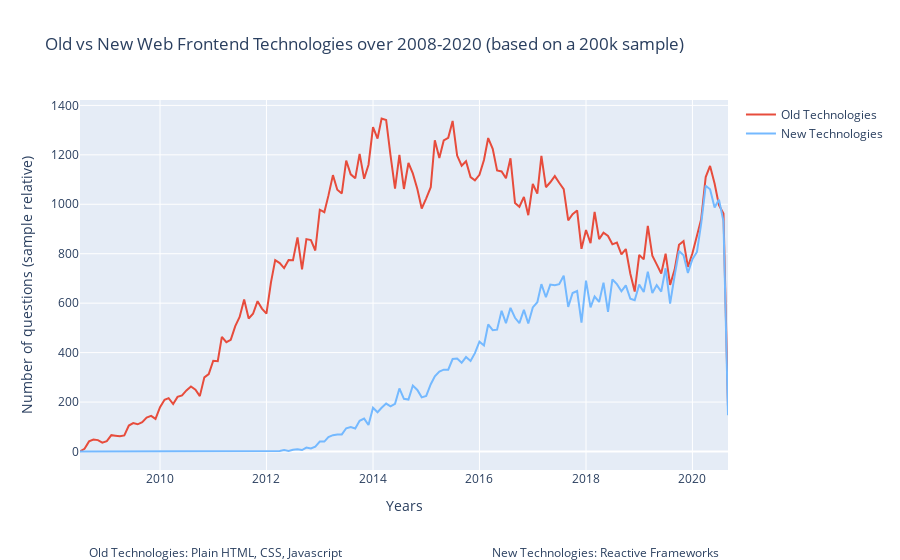

Notebook code for this chart:
### Code cell
####### 2 FRONTEND - plot ##########

layout = go.Layout(xaxis_title='x', 
                   yaxis_title='y',
                    margin_b=90, #increase the bottom margin to have space for caption
                    annotations = [dict(xref='paper',
                                        yref='paper',
                                        x=0.5, y=-0.25,
                                        showarrow=False,
                                        text ='''Old Technologies: Plain HTML, Javascript
                                                 New Technologies: Reactive Frameworks''' )])

fig = go.Figure(layout = layout)
fig.add_trace(go.Scatter(x=tab_ovn.index, y=tab_ovn.old, mode='lines', name="Old Technologies", 
              line=dict(color='#e74c3c', width=2)))
fig.add_trace(go.Scatter(x=tab_ovn.index, y=tab_ovn.new, mode='lines', name="New Technologies", 
              line=dict(color='#74b9ff', width=2)))

fig.update_layout(title='Old vs New Web Frontend Technologies over 2008-2020 (based on a 1mln sample)',
                   xaxis_title='Years',
                   yaxis_title='Number of questions (sample relative)')


fig.show()

### Figure 1 — Plotly figure (JSON) as saved in the notebook; plotly's stock layout.template omitted (floating-point values rounded to 4 significant figures; data arrays with more than 128 entries replaced by an {"elided": "..."} marker saying what was removed)
{"data": [{"line": {"color": "#e74c3c", "width": 2}, "mode": "lines", "name": "Old Technologies", "type": "scatter", "x": {"elided": "147 str values"}, "y": {"elided": "147 int values"}}, {"line": {"color": "#74b9ff", "width": 2}, "mode": "lines", "name": "New Technologies", "type": "scatter", "x": {"elided": "147 str values"}, "y": {"elided": "147 int values"}}], "layout": {"annotations": [{"showarrow": false, "text": "Old Technologies: Plain HTML, CSS, Javascript\n                                                 New Technologies: Reactive Frameworks", "x": 0.5, "xref": "paper", "y": -0.25, "yref": "paper"}], "margin": {"b": 90}, "title": {"text": "Old vs New Web Frontend Technologies over 2008-2020 (based on a 200k sample)"}, "xaxis": {"title": {"text": "Years"}}, "yaxis": {"title": {"text": "Number of questions (sample relative)"}}}}
